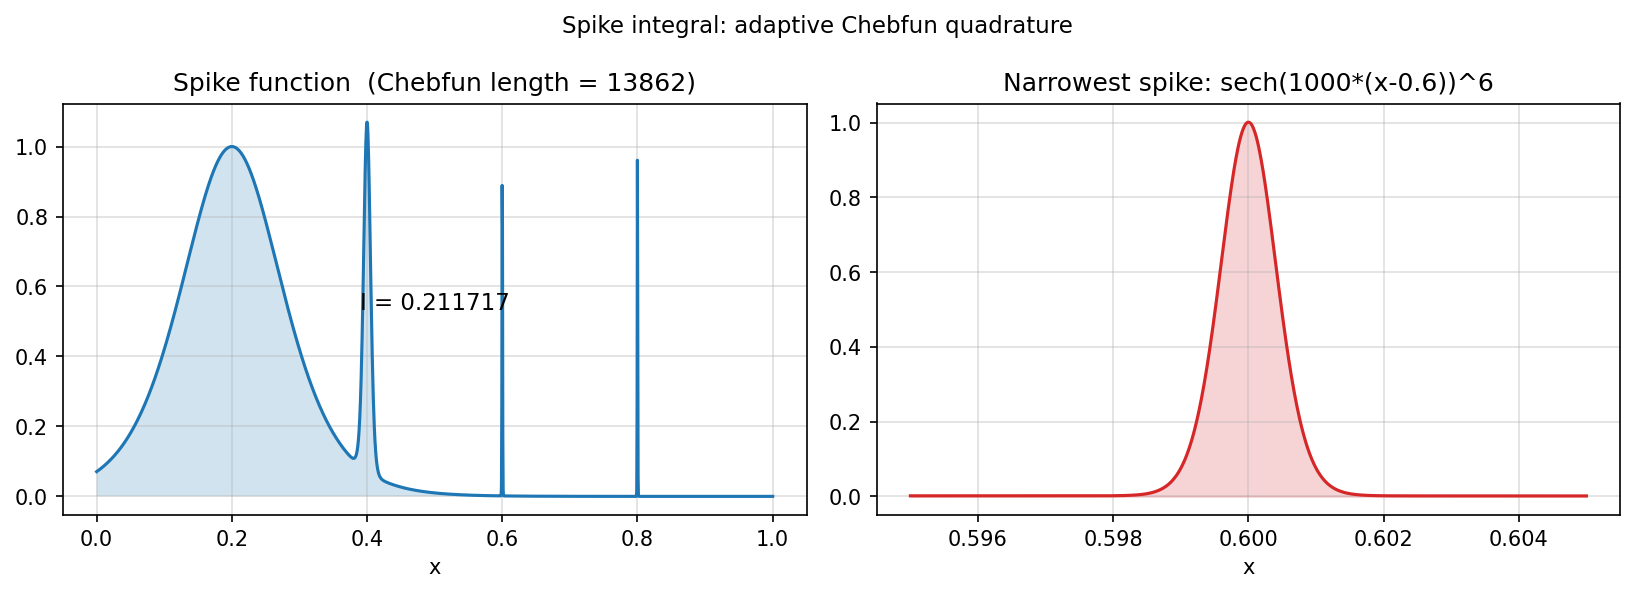

Python code for this plot:
"""Spike integral: integrating a function with very narrow spikes.

Demonstrates the adaptive capability of Chebfun by integrating a
function with spikes of widths 1/10, 1/100, and 1/1000.

Credit: Inspired by Chebfun example quad/SpikeIntegral.m
(Nick Hale, October 2010).
Original MATLAB Chebfun: Copyright 2017 by The University of Oxford and
The Chebfun Developers. See https://www.chebfun.org/ for Chebfun information.
"""

import matplotlib
matplotlib.use("Agg")
import matplotlib.pyplot as plt
import jax.numpy as jnp
import numpy as np
import sys, os
sys.path.insert(0, os.path.join(os.path.dirname(__file__), '..', '..', 'src'))

import chebfunjax as cj


def run():
    print("=" * 60)
    print("Spike integral")
    print("=" * 60)

    # The spike function: sum of sech^k spikes with widths 10, 100, 1000
    def spike_func(x):
        return (
            (1.0 / jnp.cosh(10.0  * (x - 0.2)))**2 +
            (1.0 / jnp.cosh(100.0 * (x - 0.4)))**4 +
            (1.0 / jnp.cosh(1000.0* (x - 0.6)))**6 +
            (1.0 / jnp.cosh(1000.0* (x - 0.8)))**8
        )

    dom = (0.0, 1.0)
    f = cj.chebfun(spike_func, domain=dom)
    I = float(f.sum())
    print(f"\nIntegral of spike function on [0,1] = {I:.15f}")

    # Reference: integrate each spike separately
    # int sech(a*(x-c))^n dx = integral of each peak
    # For sech(a*(x-c))^2 on (-inf,inf): 2/a
    # For sech(a*(x-c))^4 on (-inf,inf): 4/(3a)
    # For sech(a*(x-c))^6 on (-inf,inf): 16/(15a)
    # For sech(a*(x-c))^8 on (-inf,inf): 32/(35a) * something..
    # Let's use numerical reference with large domain
    f_ref = cj.chebfun(lambda x: (1.0/jnp.cosh(10.0*(x-0.2)))**2 + 0*x,
                        domain=(-0.5, 0.9))
    I1_ref = float(f_ref.sum())  # ≈ 2/10 = 0.2
    f2_ref = cj.chebfun(lambda x: (1.0/jnp.cosh(100.0*(x-0.4)))**4 + 0*x,
                         domain=(0.35, 0.45))
    I2_ref = float(f2_ref.sum())  # ≈ 4/(3*100)
    f3_ref = cj.chebfun(lambda x: (1.0/jnp.cosh(1000.0*(x-0.6)))**6 + 0*x,
                         domain=(0.595, 0.605))
    I3_ref = float(f3_ref.sum())  # ≈ 16/(15*1000)
    f4_ref = cj.chebfun(lambda x: (1.0/jnp.cosh(1000.0*(x-0.8)))**8 + 0*x,
                         domain=(0.795, 0.805))
    I4_ref = float(f4_ref.sum())

    I_ref = I1_ref + I2_ref + I3_ref + I4_ref
    print(f"Sum of individual spike integrals = {I_ref:.15f}")
    print(f"Chebfun length (polynomial degree): {len(f)}")

    err = abs(I - I_ref)
    print(f"Difference = {err:.2e}  (should be small, <0.01)")
    assert err < 0.01, f"Spike integral error too large: {err}"

    # Individual spike widths
    exact_I1 = 2.0 / 10.0
    exact_I2 = 4.0 / (3.0 * 100.0)
    exact_I3 = 16.0 / (15.0 * 1000.0)
    print(f"\nIndividual contributions:")
    print(f"  sech(10*(x-0.2))^2:   I1 ≈ {I1_ref:.8f}  exact ≈ {exact_I1:.8f}")
    print(f"  sech(100*(x-0.4))^4:  I2 ≈ {I2_ref:.8f}  exact ≈ {exact_I2:.8f}")
    print(f"  sech(1000*(x-0.6))^6: I3 ≈ {I3_ref:.8f}")
    print(f"  sech(1000*(x-0.8))^8: I4 ≈ {I4_ref:.8f}")

    assert abs(I1_ref - exact_I1) < 0.001
    assert abs(I2_ref - exact_I2) < 0.0001

    # --- Plots ---
    _here = os.path.dirname(os.path.abspath(__file__))
    fig, axes = plt.subplots(1, 2, figsize=(11, 4))

    xs = np.linspace(0.0, 1.0, 2000)
    ys = np.array(spike_func(jnp.array(xs)))
    axes[0].plot(xs, ys, color="#1e77b4", linewidth=1.5)
    axes[0].fill_between(xs, 0, ys, alpha=0.2)
    axes[0].set_xlabel("x")
    axes[0].set_title(f"Spike function  (Chebfun length = {len(f)})")
    axes[0].grid(True, alpha=0.4)
    axes[0].annotate(f"I = {I:.6f}", xy=(0.5, 0.5), xycoords="axes fraction",
                     fontsize=11, ha="center")

    # Zoom on narrowest spike
    xs_zoom = np.linspace(0.595, 0.605, 1000)
    ys_zoom = np.array(spike_func(jnp.array(xs_zoom)))
    axes[1].plot(xs_zoom, ys_zoom, color="#d62728", linewidth=1.5)
    axes[1].fill_between(xs_zoom, 0, ys_zoom, alpha=0.2, color="#d62728")
    axes[1].set_xlabel("x")
    axes[1].set_title("Narrowest spike: sech(1000*(x-0.6))^6")
    axes[1].grid(True, alpha=0.4)

    fig.suptitle("Spike integral: adaptive Chebfun quadrature", fontsize=11)
    fig.tight_layout()
    fig.savefig(os.path.join(_here, "spike_integral.png"), dpi=150, bbox_inches="tight")
    plt.close(fig)

    print("\nAll assertions passed.")
    return True


if __name__ == "__main__":
    run()
